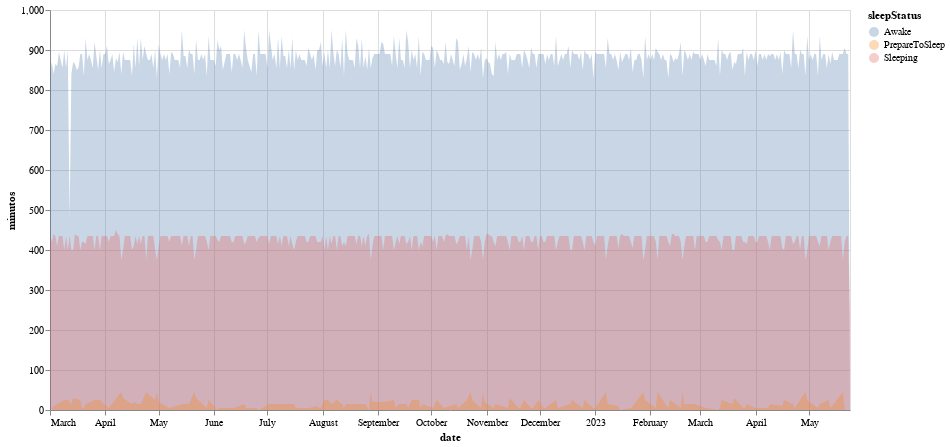

This figure's notebook cell:
### Code cell
source = aux2

alt.Chart(source).mark_area(opacity=0.3).encode(
    x="date:T",
    y=alt.Y("minutos:Q", stack=None),
    color="sleepStatus:N"
).properties(height=400, width=800)

### Figure 1 — Vega-Lite specification as saved in the notebook (floating-point values rounded to 4 significant figures; data arrays with more than 128 entries replaced by an {"elided": "..."} marker saying what was removed)
{"config": {"view": {"continuousWidth": 400, "continuousHeight": 300}}, "data": {"name": "data-d0578c2fae0c0658c3343a80c4a0c054"}, "mark": {"type": "area", "opacity": 0.3}, "encoding": {"color": {"field": "sleepStatus", "type": "nominal"}, "x": {"field": "date", "type": "temporal"}, "y": {"field": "minutos", "stack": null, "type": "quantitative"}}, "height": 400, "width": 800, "$schema": "https://vega.github.io/schema/vega-lite/v4.17.0.json", "datasets": {"data-d0578c2fae0c0658c3343a80c4a0c054": {"elided": "1047 records"}}}
